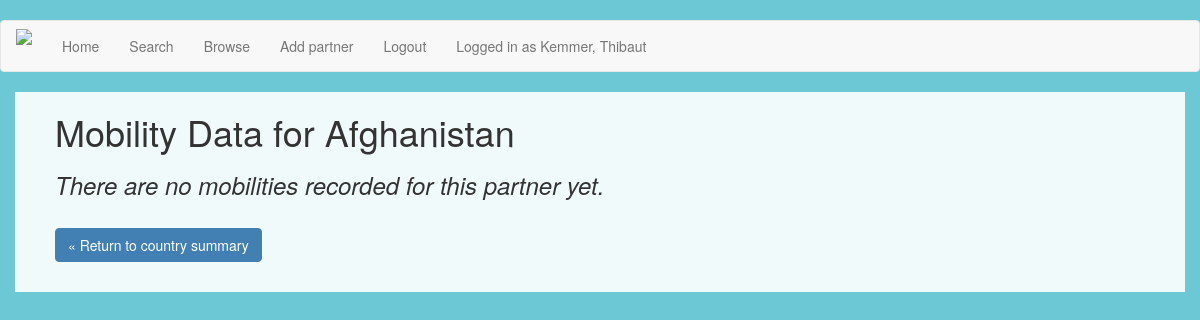
The app's page /mobility/AF (signed in) with its own data.
### app/models.py (models this page shows, shortened)
class User(UserMixin, db.Model):
	id = db.Column(db.Integer, primary_key=True)
	userid = db.Column(db.String(64), index=True, unique=True)
	fname = db.Column(db.String(64), index=True)
	sname = db.Column(db.String(64), index=True)
	email = db.Column(db.String(120), index=True, unique=True)
	role = db.Column(db.String)
	passwordhash = db.Column(db.String(128))
	collabs = db.relationship('Partner', backref='col_owner', lazy='dynamic')
	reports = db.relationship('Report', backref='report_author', lazy='dynamic')
	def is_admin(self):
		if self.role == 'Admin':
			return True
		else:
			return False
	@login.user_loader
	def load_user(id):
		return User.query.get(int(id))

class Country(db.Model):
	iso = db.Column(db.String, primary_key=True)
	name = db.Column(db.String)

### app/routes.py (the view)
@app.route('/mobility/<iso>')
@login_required
def mobilitycountry(iso):
	country = Country.query.filter_by(iso=iso).first_or_404()
	mobilities = db.session.query(Mobility.id, Mobility.mobilitytype, Partner.name.label('partner'), Mobility.level, Mobility.session, Mobility.totalin, Mobility.totalout).join(Partner).join(Country).filter_by(iso=iso).order_by(Mobility.session).all()
	balances = db.session.query(Mobility.mobilitytype.label("type"), func.sum(Mobility.totalin).label("totalin"), func.sum(Mobility.totalout).label("totalout")).group_by(Mobility.mobilitytype).join(Partner).join(Country).filter_by(iso=iso).all()
	return render_template('mobilitycountry.html', mobilities=mobilities, balances=balances, country=country)

### app/templates/mobilitycountry.html (shortened to what this page needs)
{% extends "base.html" %}
{% block app_content %}
	<head>
	</head>
	<body>
		<div class="container-fluid" id="container">
			<h1>Mobility Data for {{ country.name }}</h1>
			{% if mobilities %}
        	<h3>Mobility details</h3>
            <table class="table table-striped">
				<thead>
				<tr>
					<th scope="col">#</th>
					<th scope="col">Academic Year</th>
					<th scope="col">Partner</th>
			      	<th scope="col">Mobility Type</th>
			      	<th scope="col">Level</th>
			      	<th scope="col">Total FTE Inbound</th>
			      	<th scope="col">Total FTE Outbound</th>
			    </tr>
				</thead>
				<tbody>
			  	{% for m in mobilities %}
			    <tr>
					<th scope="row">{{ m.id }}</th>
					<td>{{ m.session }}</td>
					<td>{{ m.partner }}</td>
			    	<td>{{ m.mobilitytype }}</td>
			    	<td>{{ m.level }}</td>
					<td>{{ m.totalin }}</td>
			    	<td>{{ m.totalout }}</td>
				</tr>
			    {% endfor %}
				</tbody>
			</table>
			{% if balances %}
			<h3> Mobility totals by type </h3>
            <table class="table table-striped">
				<thead>
				<tr>
			      	<th scope="col">Mobility Type</th>
			      	<th scope="col">Total FTE Inbound</th>
			      	<th scope="col">Total FTE Outbound</th>
			    </tr>
				</thead>
				<tbody>
			  	{% for b in balances %}
			    <tr>
					<th scope="row">{{ b.type }}</th>
					<td>{{ b.totalin }}</td>
			    	<td>{{ b.totalout }}</td>
				</tr>
			    {% endfor %}
			    {% endif %}
				</tbody>
			</table>
			{% else %}
				<h3><p><i>There are no mobilities recorded for this partner yet.</i></p></h3>
			     <br>
			{% endif %}
			<p><a class="btn btn-primary btn-small" href="{{ url_for('country', iso=country.iso)}}" role="button">&laquo; Return to country summary </a></p>
			</div>
	</body>
{% endblock %}

### app/templates/base.html (shortened to what this page needs)
{% extends 'bootstrap/base.html' %}
{% import 'bootstrap/wtf.html' as wtf %}
{% block navbar %}
	<nav class="navbar navbar-default" id="navbardef">
		<div class="container-fluid">
            <div class="navbar-header">
                <a class="navbar-brand" rel="home" href="{{ url_for('index') }}" title="Home">
                <img style="max-width:100px; margin-top: -7px;"src="https://image.ibb.co/mCLfGy/logo.png">
                </a>
            </div>
            <div class="collapse navbar-collapse" id="bs-example-navbar-collapse-1">
                <ul class="nav navbar-nav">
                    <li><a href="{{ url_for('landing') }}">Home</a></li>
                <ul class="nav navbar-nav navbar-right">
                    {% if current_user.is_anonymous %}
                    <li><a href="{{ url_for('login') }}">Login</a></li>
                    {% else %}
                    <li><a href="{{ url_for('search') }}">Search</a></li>
                    <li><a href="{{ url_for('browsecountry') }}">Browse</a></li>
                    <li><a href="{{ url_for('newpartner') }}">Add partner</a></li>
                    <li><a href="{{ url_for('logout') }}">Logout</a></li>
                    <li><a href="{{ url_for('profile') }}">Logged in as {{ current_user.sname }}, {{ current_user.fname }}</a></li>
                    {% endif %}
                </ul>
            </div>
        </div>
	</nav>
{% endblock %}
{% block content %}
    <head>
    </head>
    <div class="container-fluid">
        {% block app_content %}{% endblock %}
    </div>
{% endblock %}

### app/templates/base.html (style rules this page uses)
body { background-color: #6dc8d5; height: 100%; background-size: cover; background-position: center; background-repeat: no-repeat; padding-top: 20px }

### app/templates/mobilitycountry.html (style rules this page uses)
#container { background: rgba(255, 255, 255, 0.9); padding-bottom: 20px; padding-left: 40px; }
body { height: 100%; background-position: center; background-repeat: no-repeat; background-size: cover; }
.btn { background-color: #4280B4 ; border-color: #4280B4 ; }

### records on screen
User: sname "Kemmer", fname "Thibaut"
Country: name "Afghanistan"
